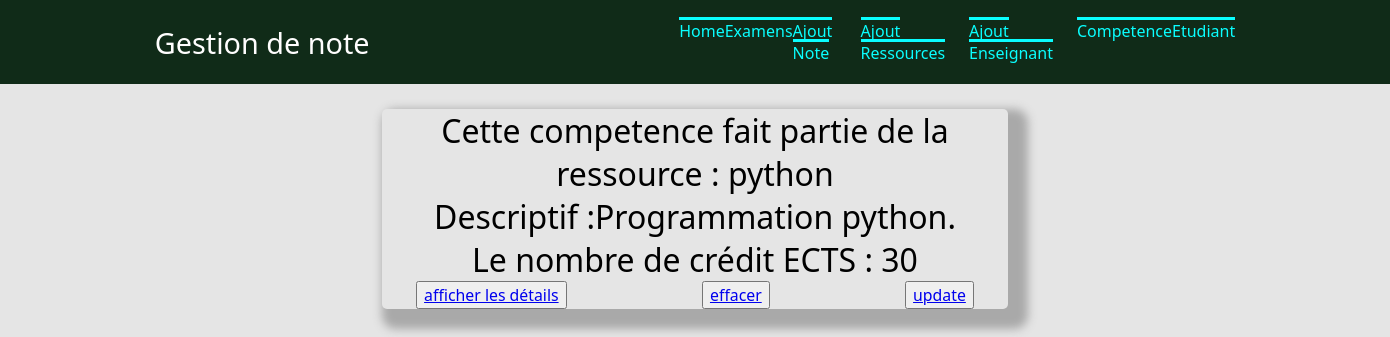
Page /gestion/affiche_ue/6 on the committed database.
### gestion/models.py (models this page shows, shortened)
class Ressources(models.Model):
    code_ressource = models.CharField(max_length=100)
    nom = models.CharField(max_length=100)
    descriptif = models.TextField(null=True, blank=True)
    coefficient = models.CharField(max_length=100)
    competence = models.ManyToManyField("UE",null=True, blank=True)

class UE(models.Model):
    code = models.IntegerField(blank=False, null=True)
    nom = models.CharField(max_length=100)
    semestre = models.IntegerField(blank=False, null=True)
    credit = models.IntegerField(blank=False, null=True)

### gestion/views.py (the view)
# urls.py: path('affiche_ue/<int:id>', views.affiche_ue),
def affiche_ue(request, id):
    UE = models.UE.objects.get(pk=id)
    ressources = list(models.Ressources.objects.filter(competence=UE))
    return render(request,"gestion/affiche_ue.html",{'UE': UE,'ressources':ressources})

### gestion/templates/gestion/affiche_ue.html (shortened to what this page needs)
     {% extends "gestion/main.html" %}
{% block content %}
 {% for l in ressources %}
<ul class="ul1">
<h1>Cette competence fait partie de la ressource : {{l.nom}}<br>
Descriptif :{{l.descriptif}}
</h1>
<h1>Le nombre de crédit ECTS : {{UE.credit}}</h1>
    <li class="li1">
   <button name="button"><a href="/gestion/affiche_ue{{l.id}}"> afficher les détails  </a></button> <br>
        <button name="button"><a href="/gestion/deleteressources/{{l.id}}"> effacer  </a></button> <br>
<button name="button"><a href="/gestion/updateressources/{{l.id}}"> update </a></button>   </li>
</ul>
  {%endfor%}
{% endblock %}

### gestion/static/gestion/style.css (style rules this page uses)
* { font-weight:1; font-family:system-ui,arial; }
html, body { margin : 0px; padding : 0px; background-color: #E5E5E5; }
h1 { text-align : center; }
input[type=submit],button { #background:#404040; font-family:system-ui,arial; font-size:130%; padding: revert; }
.ul1 { flex-direction:column; align-items:center; margin-top:25px; width:45%; height: auto; border-radius:5px; box-shadow:10px 10px 10px 10px #A9A9A9; margin:25px; }
.ul1 > .li1 { list-style-type:none; display:flex; justify-content: space-around; align-items:center; }
* { margin: 0; padding: 0; }
body { font-family: Rubik; overflow-x: hidden; }
.ul3 input[type=submit],button { font-size: 90%; liste:none; }
.li1 { font-size: 110%; list-style-type:none; }

### rows in the picture
Ressources: nom "python", descriptif "Programmation python."
UE: credit "30"
